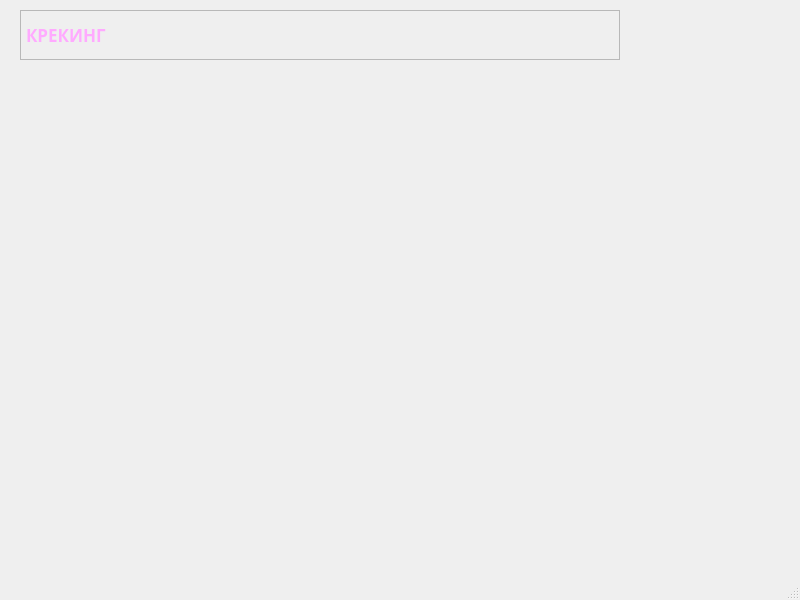
<?xml version="1.0" encoding="UTF-8"?>
<ui version="4.0">
 <class>MainWindow</class>
 <widget class="QMainWindow" name="MainWindow">
  <property name="geometry">
   <rect>
    <x>0</x>
    <y>0</y>
    <width>800</width>
    <height>600</height>
   </rect>
  </property>
  <property name="font">
   <font>
    <family>MV Boli</family>
    <pointsize>13</pointsize>
    <weight>75</weight>
    <bold>true</bold>
   </font>
  </property>
  <property name="contextMenuPolicy">
   <enum>Qt::PreventContextMenu</enum>
  </property>
  <property name="windowTitle">
   <string>Каталитический крекинг</string>
  </property>
  <widget class="QWidget" name="centralwidget">
   <property name="toolTipDuration">
    <number>-1</number>
   </property>
   <widget class="QLabel" name="label">
    <property name="geometry">
     <rect>
      <x>20</x>
      <y>10</y>
      <width>600</width>
      <height>50</height>
     </rect>
    </property>
    <property name="styleSheet">
     <string notr="true">font: 8pt &quot;MS Gothic&quot;;
color: rgb(255, 170, 255);</string>
    </property>
    <property name="frameShape">
     <enum>QFrame::StyledPanel</enum>
    </property>
    <property name="lineWidth">
     <number>0</number>
    </property>
    <property name="midLineWidth">
     <number>19</number>
    </property>
    <property name="text">
     <string>КРЕКИНГ</string>
    </property>
    <property name="margin">
     <number>34</number>
    </property>
    <property name="indent">
     <number>-1</number>
    </property>
   </widget>
  </widget>
  <widget class="QMenuBar" name="menubar">
   <property name="geometry">
    <rect>
     <x>0</x>
     <y>0</y>
     <width>800</width>
     <height>28</height>
    </rect>
   </property>
  </widget>
  <widget class="QStatusBar" name="statusbar"/>
 </widget>
 <resources/>
 <connections/>
</ui>
